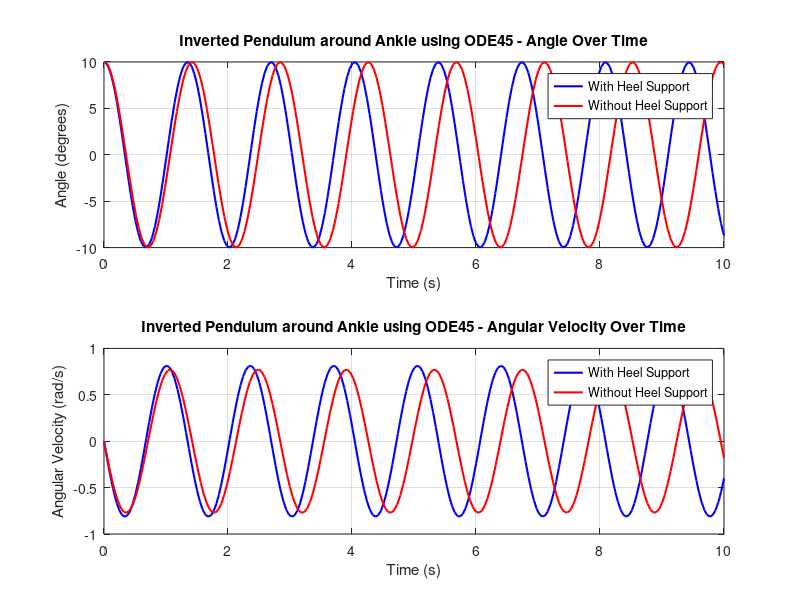

This figure's MATLAB source:
% Inverted Pendulum Simulation around the Ankle - With and Without Heel Support using ode45
% This code simulates an inverted pendulum with fixed parameters for two conditions:
% with and without heel support, using the ODE solver ode45.

% Clear workspace and close figures
clear;
clc;
close all;

% Fixed parameters for the simulation
mass = 1.0;                   % Mass of the body segment (kg)
segment_length = 0.5;         % Length of the body segment from ankle to knee (m)
g = 9.81;                     % Acceleration due to gravity (m/s^2)
theta0 = deg2rad(10);         % Initial angle (10 degrees), converted to radians
omega0 = 0;                   % Initial angular velocity (rad/s)
T_end = 10;                   % End time for simulation (s)
heel_effect_factor = 0.9;     % Effective length reduced by 10% for heel support

% Effective lengths with and without heel support
effective_length_heel = heel_effect_factor * segment_length;
effective_length_no_heel = segment_length;

% Initial conditions vector [initial angle, initial angular velocity]
initial_conditions = [theta0; omega0];

% Time span for ode45
time_span = [0, T_end];

% Define the differential equations as functions

% 1. With heel support
pendulum_with_heel = @(t, y) [y(2); -(g / effective_length_heel) * sin(y(1))];

% 2. Without heel support
pendulum_without_heel = @(t, y) [y(2); -(g / effective_length_no_heel) * sin(y(1))];

% Solve ODEs
[time_heel, solution_heel] = ode45(pendulum_with_heel, time_span, initial_conditions);
[time_no_heel, solution_no_heel] = ode45(pendulum_without_heel, time_span, initial_conditions);

% Extract angles and angular velocities
theta_heel = solution_heel(:, 1);        % Angle with heel support
omega_heel = solution_heel(:, 2);        % Angular velocity with heel support
theta_no_heel = solution_no_heel(:, 1);  % Angle without heel support
omega_no_heel = solution_no_heel(:, 2);  % Angular velocity without heel support

% Plot results
figure;

% Plot angle over time
subplot(2, 1, 1);
plot(time_heel, rad2deg(theta_heel), 'b', 'LineWidth', 1.5);
hold on;
plot(time_no_heel, rad2deg(theta_no_heel), 'r', 'LineWidth', 1.5);
title('Inverted Pendulum around Ankle using ODE45 - Angle Over Time');
xlabel('Time (s)');
ylabel('Angle (degrees)');
legend('With Heel Support', 'Without Heel Support');
grid on;

% Plot angular velocity over time
subplot(2, 1, 2);
plot(time_heel, omega_heel, 'b', 'LineWidth', 1.5);
hold on;
plot(time_no_heel, omega_no_heel, 'r', 'LineWidth', 1.5);
title('Inverted Pendulum around Ankle using ODE45 - Angular Velocity Over Time');
xlabel('Time (s)');
ylabel('Angular Velocity (rad/s)');
legend('With Heel Support', 'Without Heel Support');
grid on;

disp('ODE45 Simulation completed.');
